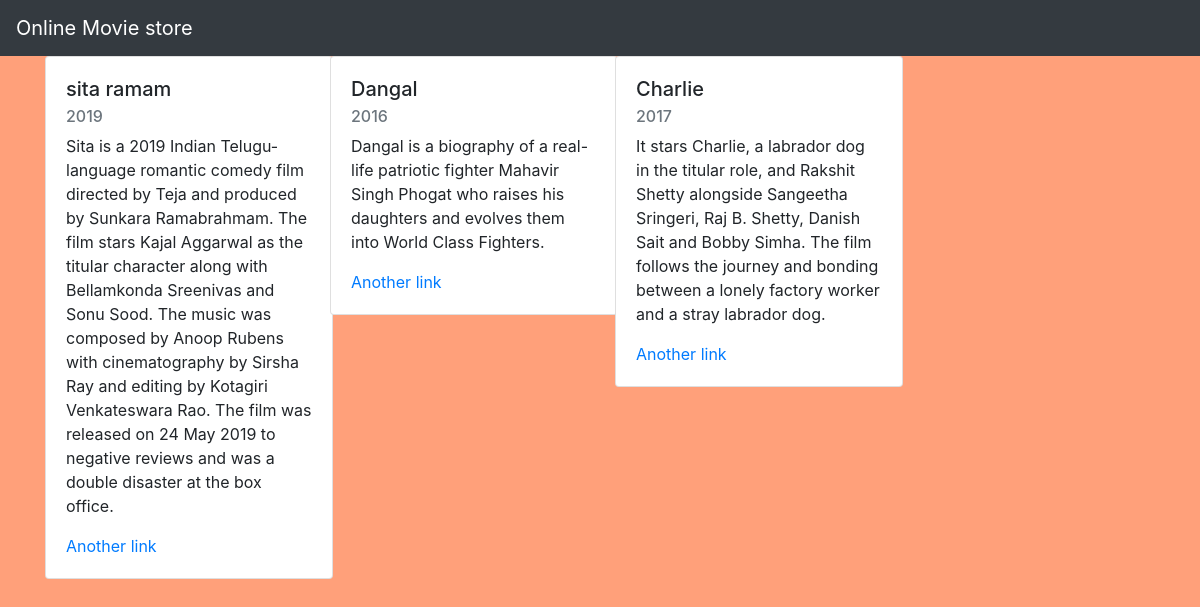
The page / on the database its author committed.
### movieapp/models.py (models this page shows)
class Movie(models.Model):
    moviename=models.CharField(max_length=250)
    description=models.TextField()
    year=models.IntegerField()
    img=models.ImageField(upload_to='gallery')

### movieapp/views.py (the view)
# urls.py: path('', views.index, name='index'),
def index(request):
    movie=Movie.objects.all()
    context={
        'movie_list':movie
    }
    return render(request, "index.html",context)

### template/index.html
{% extends 'base.html' %}
{% block body %}
<div class="container">
    <div class="row">
       {% for i in movie_list %}
        <div class="col-md-3">
            <div class="card" style="width: 18rem;">
                 <div class="card-body">
                      <h5 class="card-title">{{i.moviename}}</h5>
                      <h6 class="card-subtitle mb-2 text-muted">{{i.year}}</h6>
                      <p class="card-text">{{i.description}}</p>
                      <a href="{% url 'movieapp:detail' i.id %}" class="card-link">Another link</a>
                 </div>
            </div>
        </div>
        {% endfor %}
    </div>
</div>
{% endblock %}

### template/base.html (shortened to what this page needs)
{% load static %}
<!DOCTYPE html>
<html lang="en">
<head>
    <link rel="stylesheet" href="https://cdn.jsdelivr.net/npm/bootstrap@4.0.0/dist/css/bootstrap.min.css">
    <link rel="stylesheet" href="{% static 'style.css' %}">
</head>
<body>
<nav class="navbar navbar-dark bg-dark">
  <a class="navbar-brand" href="#">
    Online Movie store
  </a>
</nav>
{% block body %}
{% endblock %}
</body>
</html>

### static/style.css (style rules this page uses)
body { background-color:lightsalmon; }

### rows shown on the page
Movie: moviename "sita ramam", year "2019", description "Sita is a 2019 Indian Telugu-language romantic comedy film directed by Teja and produced by Sunkara Ramabrahmam. The film stars Kajal Aggarwal as the titular character along with Bellamkonda Sreenivas and Sonu Sood. The music was composed by Anoop Rubens with cinematography by Sirsha Ray and editing by Kotagiri Venkateswara Rao. The film was released on 24 May 2019 to negative reviews and was a double disaster at the box office."
Movie: moviename "Dangal", year "2016", description "Dangal is a biography of a real-life patriotic fighter Mahavir Singh Phogat who raises his daughters and evolves them into World Class Fighters."
Movie: moviename "Charlie", year "2017", description "It stars Charlie, a labrador dog in the titular role, and Rakshit Shetty alongside Sangeetha Sringeri, Raj B. Shetty, Danish Sait and Bobby Simha. The film follows the journey and bonding between a lonely factory worker and a stray labrador dog."
